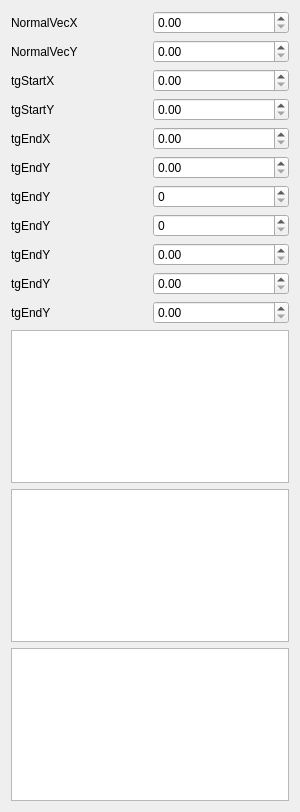
<?xml version="1.0" encoding="UTF-8"?>
<ui version="4.0">
 <class>SplineAttributeWidget</class>
 <widget class="QWidget" name="SplineAttributeWidget">
  <property name="geometry">
   <rect>
    <x>0</x>
    <y>0</y>
    <width>300</width>
    <height>812</height>
   </rect>
  </property>
  <property name="windowTitle">
   <string>Form</string>
  </property>
  <layout class="QVBoxLayout" name="verticalLayout_2">
   <item>
    <layout class="QGridLayout" name="gridLayout">
     <item row="0" column="0">
      <widget class="QLabel" name="label">
       <property name="text">
        <string>NormalVecX</string>
       </property>
      </widget>
     </item>
     <item row="0" column="1">
      <widget class="QDoubleSpinBox" name="doubleSpinBox"/>
     </item>
     <item row="1" column="0">
      <widget class="QLabel" name="label_2">
       <property name="text">
        <string>NormalVecY</string>
       </property>
      </widget>
     </item>
     <item row="1" column="1">
      <widget class="QDoubleSpinBox" name="doubleSpinBox_2"/>
     </item>
     <item row="2" column="0">
      <widget class="QLabel" name="label_3">
       <property name="text">
        <string>tgStartX</string>
       </property>
      </widget>
     </item>
     <item row="2" column="1">
      <widget class="QDoubleSpinBox" name="doubleSpinBox_3"/>
     </item>
     <item row="3" column="0">
      <widget class="QLabel" name="label_4">
       <property name="text">
        <string>tgStartY</string>
       </property>
      </widget>
     </item>
     <item row="3" column="1">
      <widget class="QDoubleSpinBox" name="doubleSpinBox_4"/>
     </item>
     <item row="4" column="0">
      <widget class="QLabel" name="label_5">
       <property name="text">
        <string>tgEndX</string>
       </property>
      </widget>
     </item>
     <item row="4" column="1">
      <widget class="QDoubleSpinBox" name="doubleSpinBox_5"/>
     </item>
     <item row="5" column="0">
      <widget class="QLabel" name="label_6">
       <property name="text">
        <string>tgEndY</string>
       </property>
      </widget>
     </item>
     <item row="5" column="1">
      <widget class="QDoubleSpinBox" name="doubleSpinBox_6"/>
     </item>
     <item row="6" column="0">
      <widget class="QLabel" name="label_10">
       <property name="text">
        <string>tgEndY</string>
       </property>
      </widget>
     </item>
     <item row="6" column="1">
      <widget class="QSpinBox" name="spinBox"/>
     </item>
     <item row="7" column="0">
      <widget class="QLabel" name="label_11">
       <property name="text">
        <string>tgEndY</string>
       </property>
      </widget>
     </item>
     <item row="7" column="1">
      <widget class="QSpinBox" name="spinBox_2"/>
     </item>
     <item row="8" column="0">
      <widget class="QLabel" name="label_7">
       <property name="text">
        <string>tgEndY</string>
       </property>
      </widget>
     </item>
     <item row="8" column="1">
      <widget class="QDoubleSpinBox" name="doubleSpinBox_7"/>
     </item>
     <item row="9" column="0">
      <widget class="QLabel" name="label_8">
       <property name="text">
        <string>tgEndY</string>
       </property>
      </widget>
     </item>
     <item row="9" column="1">
      <widget class="QDoubleSpinBox" name="doubleSpinBox_8"/>
     </item>
     <item row="10" column="0">
      <widget class="QLabel" name="label_9">
       <property name="text">
        <string>tgEndY</string>
       </property>
      </widget>
     </item>
     <item row="10" column="1">
      <widget class="QDoubleSpinBox" name="doubleSpinBox_9"/>
     </item>
    </layout>
   </item>
   <item>
    <layout class="QVBoxLayout" name="verticalLayout">
     <item>
      <widget class="QTableWidget" name="tableWidget"/>
     </item>
     <item>
      <widget class="QTableWidget" name="tableWidget_2"/>
     </item>
     <item>
      <widget class="QTableWidget" name="tableWidget_3"/>
     </item>
    </layout>
   </item>
  </layout>
 </widget>
 <resources/>
 <connections/>
</ui>
